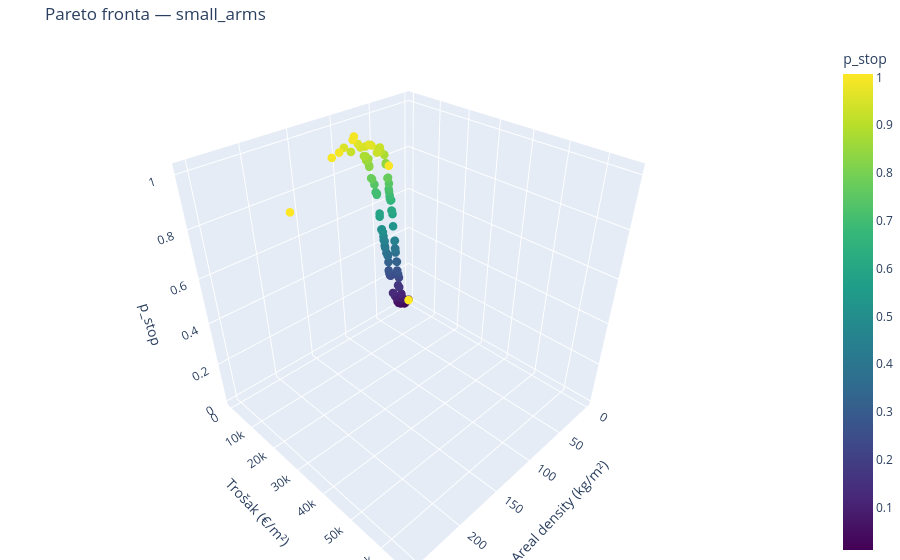
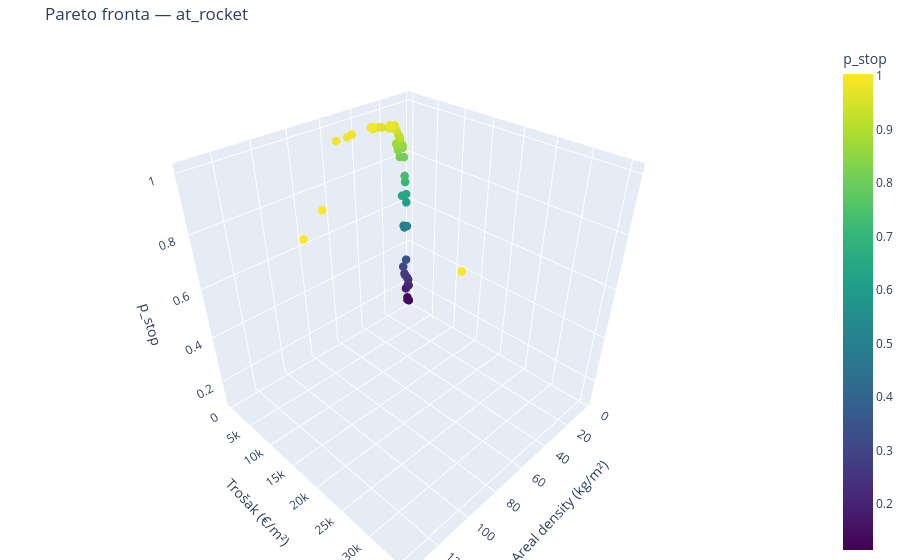
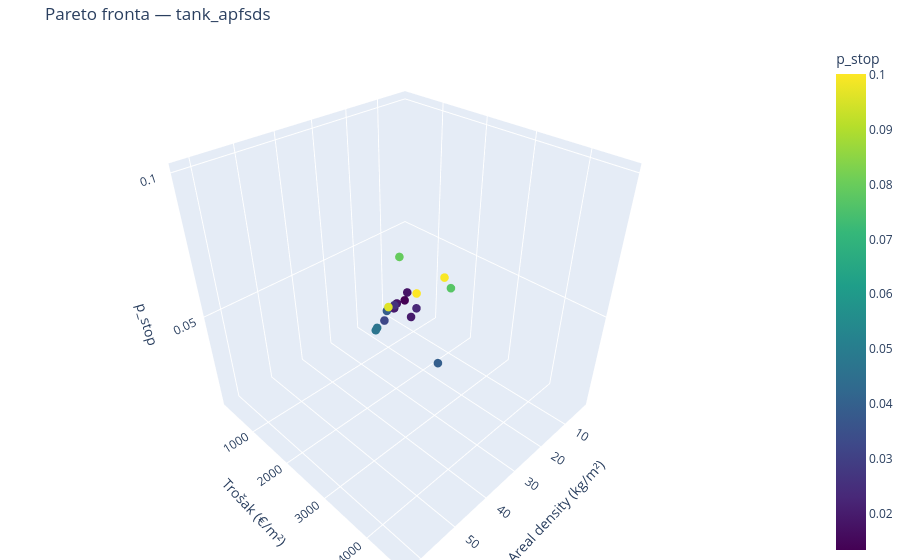

The cell these charts' notebook holds for them, in order:
### Code cell
# ── 3D Pareto plotovi (plotly) ───────────────────────────────────
for threat, study in pareto_results.items():
    rows = []
    for trial in study.best_trials:
        p_stop, ad, cost = trial.values
        rows.append({"p_stop": p_stop, "areal_density": ad, "cost_per_m2": cost})
    pf = pd.DataFrame(rows)

    fig = go.Figure(data=[
        go.Scatter3d(
            x=pf["areal_density"], y=pf["cost_per_m2"], z=pf["p_stop"],
            mode="markers",
            marker=dict(size=5, color=pf["p_stop"], colorscale="Viridis",
                        showscale=True, colorbar=dict(title="p_stop")),
            text=[f"p={r['p_stop']:.2f} AD={r['areal_density']:.1f} €={r['cost_per_m2']:.0f}"
                  for _, r in pf.iterrows()],
        )
    ])
    fig.update_layout(
        title=f"Pareto fronta — {threat}",
        scene=dict(
            xaxis_title="Areal density (kg/m²)",
            yaxis_title="Trošak (€/m²)",
            zaxis_title="p_stop",
        ),
        margin=dict(l=0, r=0, b=0, t=40),
    )
    fig.show()
